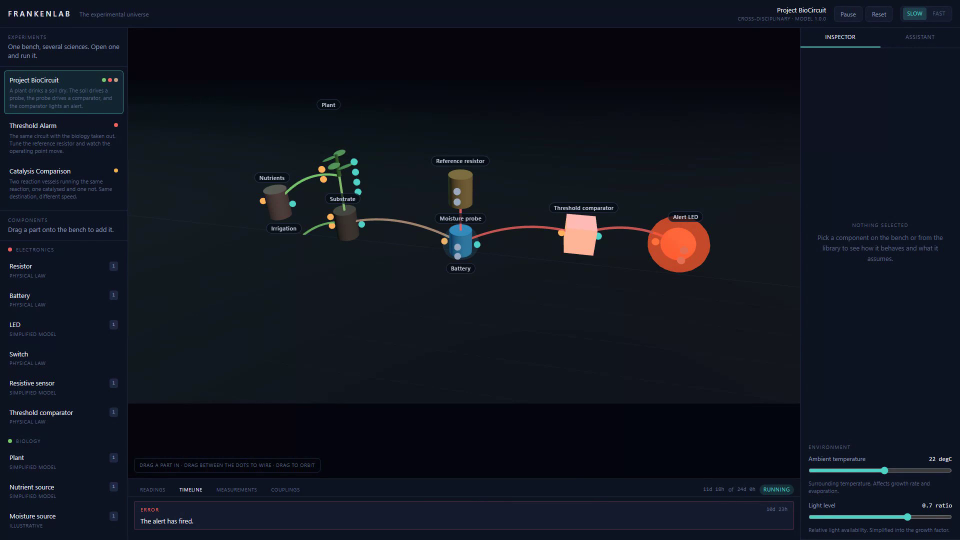
#> input picture docs/images/the-bench-alert.png, 1920 x 1080 px (shown at 1/2 size)
$ python make-thumbnail.py
#> lines starting #> are read from the running program, lines starting #| are printed output that depends on the picture
"""Build the YouTube thumbnail from the strongest frame of the demo.

A thumbnail is read at 210 pixels wide, so the type has to be big and the
image has to be one idea. The alert-lit bench is that image: a plant, a soil,
a probe, a divider, a comparator and a lamp that should not be on yet.

The left third is scrimmed so the headline is legible over the scene, and the
type uses the application's own design tokens, so the thumbnail reads as the
product rather than as a poster for it.

Run it from the repository root:

    python scripts/make-thumbnail.py
"""

from __future__ import annotations

import os
from pathlib import Path

from PIL import Image, ImageDraw, ImageFont

ROOT = Path(__file__).resolve().parent.parent
SOURCE = ROOT / "docs" / "images" / "the-bench-alert.png"
TARGET = ROOT / "docs" / "devpost" / "youtube-thumbnail.png"

# Design tokens, from src/app/globals.css.
VOID = "#05070d"
TEXT = "#e6ecf7"
MUTED = "#8b9ab5"
ACCENT = "#4fd1c5"

WIDTH, HEIGHT = 1280, 720
FONTS = Path(os.environ.get("WINDIR", r"C:\Windows")) / "Fonts"


def font(name: str, size: int) -> ImageFont.FreeTypeFont:
    """Load a font, falling back to Arial if the preferred one is missing."""
    for candidate in (FONTS / name, FONTS / "arial.ttf"):
        if candidate.exists():
            return ImageFont.truetype(str(candidate), size)
    return ImageFont.load_default()


def scrim(image: Image.Image, width: int) -> Image.Image:
    """Fade the void colour in from the left, so type stays legible."""
    overlay = Image.new("RGBA", image.size, (0, 0, 0, 0))
    draw = ImageDraw.Draw(overlay)
    for x in range(width):
        alpha = int(235 * (1 - x / width) ** 1.6)
        draw.line((x, 0, x, image.height), fill=(5, 7, 13, alpha))
    return Image.alpha_composite(image.convert("RGBA"), overlay)


def tracked(
    draw: ImageDraw.ImageDraw,
    xy: tuple[int, int],
    text: str,
    face: ImageFont.FreeTypeFont,
    fill: str,
    spacing: float = 5.0,
) -> None:
    """Draw text with letter spacing. Pillow has no tracking of its own."""
    x, y = xy
    for character in text:
        draw.text((x, y), character, font=face, fill=fill)
        x += draw.textlength(character, font=face) + spacing


def main() -> int:
    if not SOURCE.exists():
        print(f"missing {SOURCE}")
        return 1

    with Image.open(SOURCE) as original:
#> original is the input picture: PIL image 1920x1080 RGB; mean R, G, B 16.6, 20.9, 31
        frame = original.convert("RGB").resize((WIDTH, HEIGHT), Image.LANCZOS)
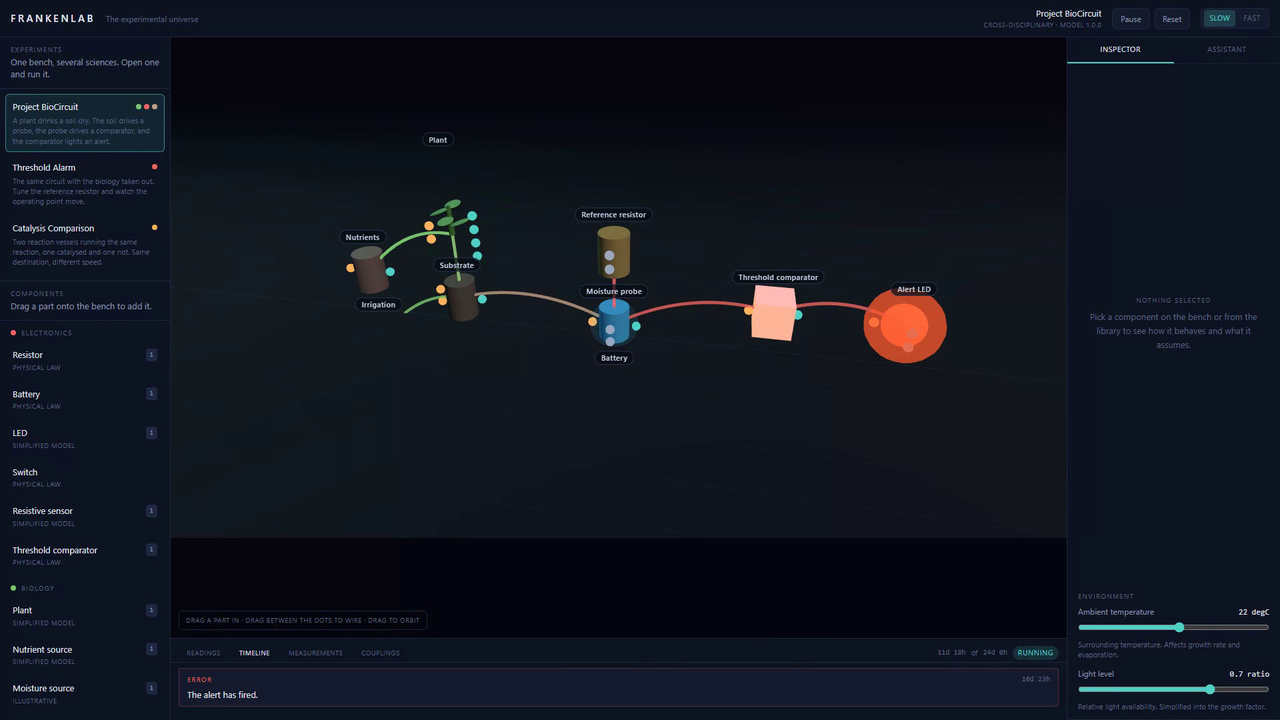
#> frame: PIL image 1280x720 RGB; mean R, G, B 16.7, 20.9, 31

    canvas = scrim(frame, 760)
#> in scrim, `overlay = Image.new("RGBA", image.size, (0, 0, 0, 0))`: overlay: PIL image 1280x720 RGBA; every value is 0
#> in scrim, `return Image.alpha_composite(image.convert("RGBA"), overlay)`:
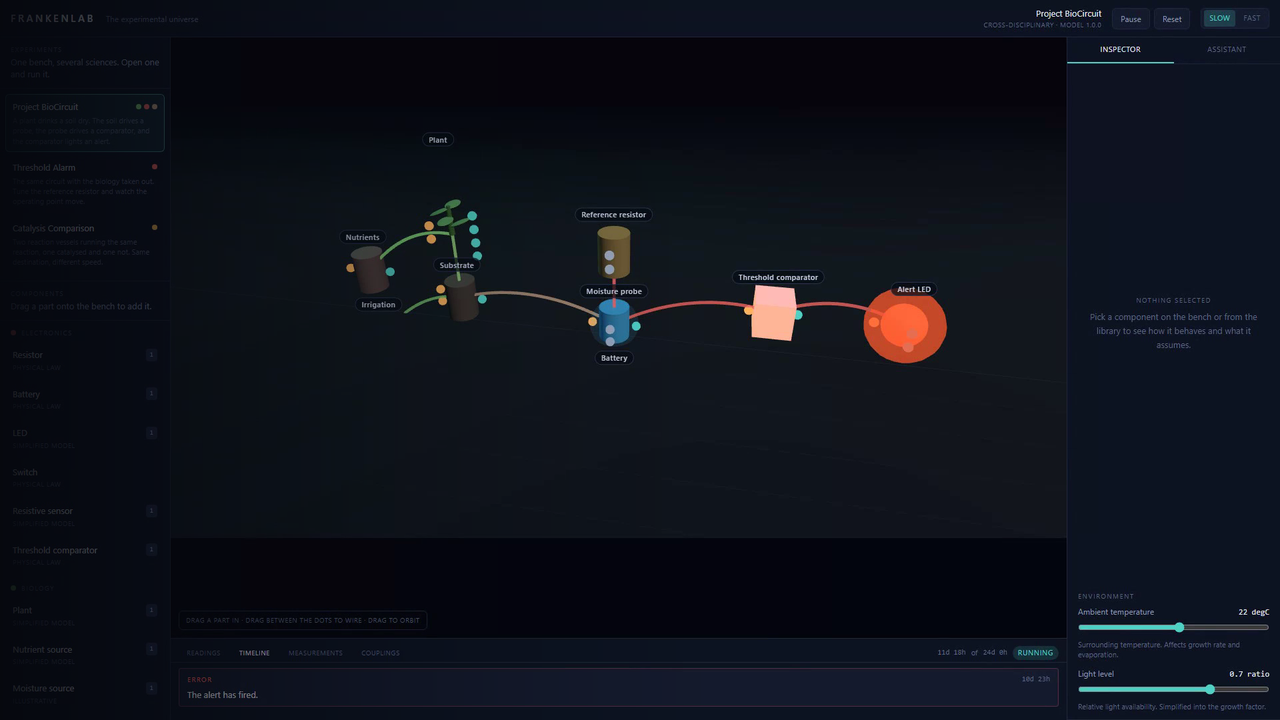
#> returned value: PIL image 1280x720 RGBA; mean R, G, B, A 14.2, 17.6, 26.6, 255
    draw = ImageDraw.Draw(canvas)

    kicker_face = font("segoeuib.ttf", 26)
    headline_face = font("segoeuib.ttf", 60)
    subline_face = font("segoeui.ttf", 27)
    link_face = font("consolab.ttf", 22)

    draw.rectangle((60, 104, 66, 146), fill=ACCENT)
    tracked(draw, (84, 108), "FRANKENLAB", kicker_face, ACCENT)

    draw.text((60, 176), "A plant's thirst", font=headline_face, fill=TEXT)
    draw.text((60, 246), "trips a real circuit.", font=headline_face, fill=TEXT)

    draw.text(
        (60, 340),
        "Four sciences. One simulation.",
        font=subline_face,
        fill=MUTED,
    )
    draw.text(
        (60, 382),
        "Built with Kiro.",
        font=subline_face,
        fill=MUTED,
    )

    tracked(draw, (60, 630), "FRANKENLAB.VERCEL.APP", link_face, ACCENT)

    TARGET.parent.mkdir(parents=True, exist_ok=True)
    canvas.convert("RGB").save(TARGET, "PNG", optimize=True)
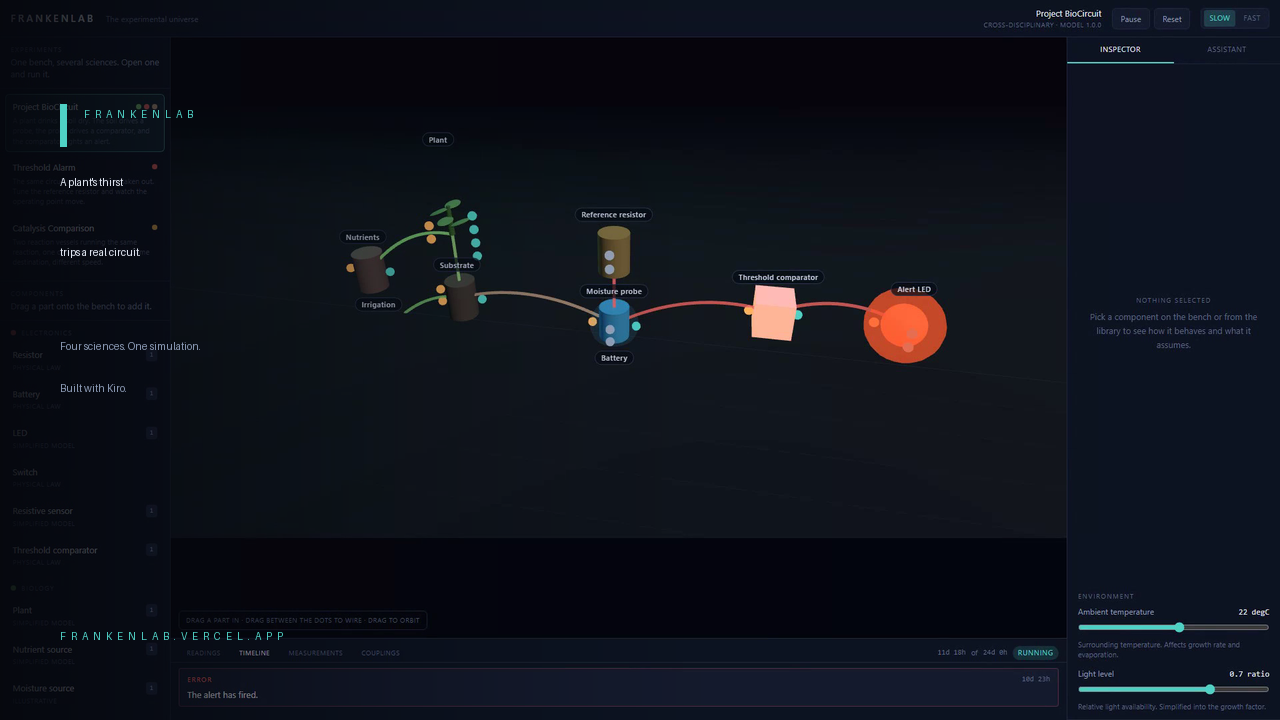
#> saved as youtube-thumbnail.png: PIL image 1280x720 RGB; mean R, G, B 14.4, 17.9, 26.9
    size = TARGET.stat().st_size
    print(f"{TARGET.name}  {WIDTH}x{HEIGHT}  {size / 1024:.0f} KB")
    return 0


if __name__ == "__main__":
    raise SystemExit(main())
#> (the program exits here)
